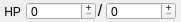
       <widget class="QFrame" name="frame">
        <property name="geometry">
         <rect>
          <x>109</x>
          <y>30</y>
          <width>181</width>
          <height>22</height>
         </rect>
        </property>
        <widget class="QLabel" name="label_46">
         <property name="geometry">
          <rect>
           <x>1</x>
           <y>3</y>
           <width>22</width>
           <height>17</height>
          </rect>
         </property>
         <property name="text">
          <string> HP</string>
         </property>
        </widget>
        <widget class="QSpinBox" name="sb_curhp">
         <property name="geometry">
          <rect>
           <x>26</x>
           <y>2</y>
           <width>70</width>
           <height>18</height>
          </rect>
         </property>
         <property name="maximumSize">
          <size>
           <width>70</width>
           <height>25</height>
          </size>
         </property>
         <property name="alignment">
          <set>Qt::AlignLeading|Qt::AlignLeft|Qt::AlignVCenter</set>
         </property>
         <property name="buttonSymbols">
          <enum>QAbstractSpinBox::PlusMinus</enum>
         </property>
         <property name="correctionMode">
          <enum>QAbstractSpinBox::CorrectToNearestValue</enum>
         </property>
         <property name="maximum">
          <number>32767</number>
         </property>
         <property name="value">
          <number>0</number>
         </property>
        </widget>
        <widget class="QLabel" name="label_47">
         <property name="geometry">
          <rect>
           <x>96</x>
           <y>1</y>
           <width>8</width>
           <height>19</height>
          </rect>
         </property>
         <property name="font">
          <font>
           <pointsize>12</pointsize>
          </font>
         </property>
         <property name="text">
          <string>/</string>
         </property>
         <property name="alignment">
          <set>Qt::AlignCenter</set>
         </property>
        </widget>
        <widget class="QSpinBox" name="sb_maxhp">
         <property name="geometry">
          <rect>
           <x>106</x>
           <y>2</y>
           <width>70</width>
           <height>18</height>
          </rect>
         </property>
         <property name="maximumSize">
          <size>
           <width>70</width>
           <height>25</height>
          </size>
         </property>
         <property name="alignment">
          <set>Qt::AlignLeading|Qt::AlignLeft|Qt::AlignVCenter</set>
         </property>
         <property name="buttonSymbols">
          <enum>QAbstractSpinBox::PlusMinus</enum>
         </property>
         <property name="correctionMode">
          <enum>QAbstractSpinBox::CorrectToNearestValue</enum>
         </property>
         <property name="minimum">
          <number>0</number>
         </property>
         <property name="maximum">
          <number>32767</number>
         </property>
         <property name="value">
          <number>0</number>
         </property>
        </widget>
       </widget>
